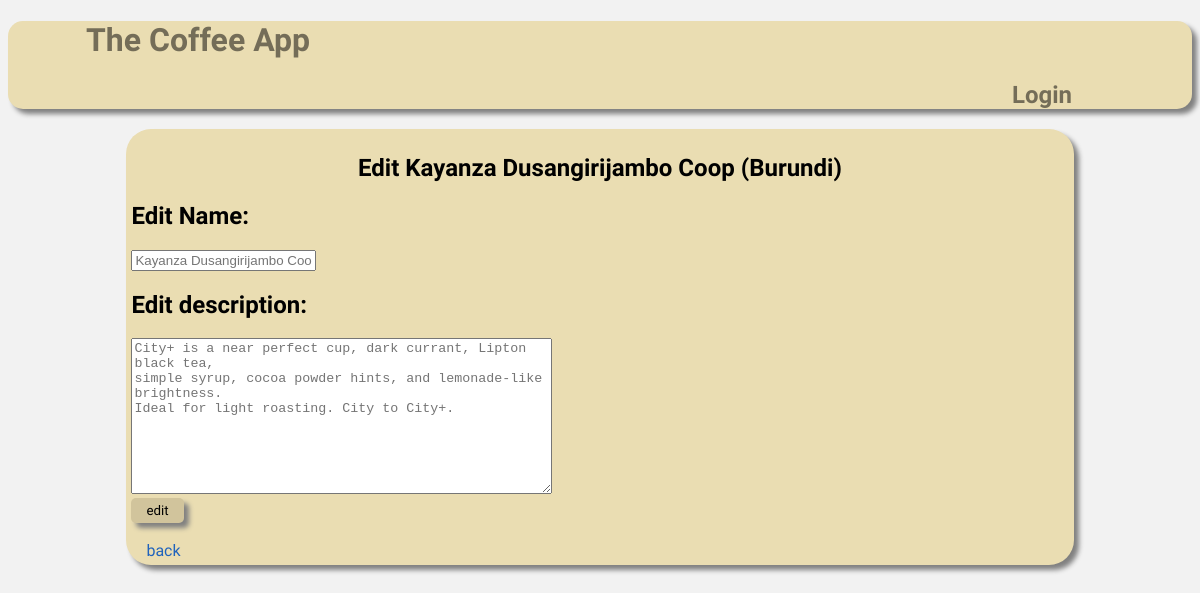
The page /edit-coffee/36 on the database its author committed.
### database_setup.py (models this page shows, shortened)
class Coffee(Base):
    __tablename__ = 'coffee'
    id = Column(Integer, primary_key=True)
    name = Column(String(250), nullable=False)
    description = Column(String(250))
    origin_id = Column(Integer, ForeignKey('origin.id'))
    origin = relationship(Origin)

class Origin(Base):
    __tablename__ = 'origin'
    id = Column(Integer, primary_key=True)
    name = Column(String(250), nullable=False)

### project.py (the view, shortened to what this page needs)
@app.route('/edit-coffee/<int:coffee_id>', methods=['GET', 'POST'])
def editCoffee(coffee_id):
    coffee = session.query(Coffee).filter_by(id=coffee_id).one()
    origin = session.query(Origin).filter_by(id=coffee.origin_id).one()
    return render_template('edit-coffee-redirect-to-list.html',
                           coffee=coffee,
                           origin=origin)

### templates/edit-coffee-redirect-to-list.html (shortened to what this page needs)
{% extends "main.html" %}
{% block content %}
<h2 class="sub-header">Edit {{coffee.name}} ({{origin.name}})</h2>
<form action='{{ url_for('editCoffee', coffee_id=coffee.id) }}' method="post">
  <h2>Edit Name: </h2>
  <input type="text" name="edit-coffee" placeholder="{{coffee.name}}"/>
  <h2>Edit description: </h2>
  <textarea name="new-coffee-description" cols="50" rows="10" placeholder="{{coffee.description}}"></textarea>
  <br>
  <input type="submit" value="edit"/>
</form>
<br />
<a href="{{ url_for('showCoffeeFrom', origin_id=origin.id) }}" class="back-button">back</a>
{% endblock %}

### static/style.css (style rules this page uses)
* { box-sizing: border-box; }
header, h1, h2, h4 { font-family: 'Bungee Inline', cursive; }
a, .coffee-description { font-family: 'Comfortaa', cursive; }
.sub-header { text-align: center; }
.back-button, .button { margin: 15px; position: relative; }
body { background-color: #f2f2f2; }
input[type=submit] { padding:5px 15px; background: #d1c49c; border:0 none; cursor:pointer; -webkit-border-radius: 5px; border-radius: 5px; box-shadow: 5px 5px 5px grey; font-family: 'Bungee Inline', cursive; }
a { text-decoration: none; color: #2063bc; }

### rows shown on the page
Coffee: name "Kayanza Dusangirijambo Coop", edit-coffee "Kayanza Dusangirijambo Coop", new-coffee-description "City+ is a near perfect cup, dark currant, Lipton black tea, simple syrup, cocoa powder hints, and lemonade-like brightness. Ideal for light roasting. City to City+."
Origin: name "Burundi"
